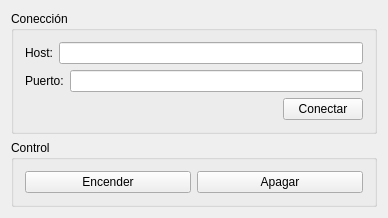
<?xml version="1.0" encoding="UTF-8"?>
<ui version="4.0">
 <class>Widget</class>
 <widget class="QWidget" name="Widget">
  <property name="geometry">
   <rect>
    <x>0</x>
    <y>0</y>
    <width>388</width>
    <height>194</height>
   </rect>
  </property>
  <property name="windowTitle">
   <string>Widget</string>
  </property>
  <layout class="QVBoxLayout" name="verticalLayout_2">
   <item>
    <widget class="QGroupBox" name="groupBox">
     <property name="title">
      <string>Conección</string>
     </property>
     <layout class="QVBoxLayout" name="verticalLayout">
      <item>
       <layout class="QFormLayout" name="formLayout">
        <item row="0" column="0">
         <widget class="QLabel" name="label">
          <property name="text">
           <string>Host:</string>
          </property>
         </widget>
        </item>
        <item row="0" column="1">
         <widget class="QLineEdit" name="hostLineEdit"/>
        </item>
       </layout>
      </item>
      <item>
       <layout class="QFormLayout" name="formLayout_2">
        <item row="0" column="0">
         <widget class="QLabel" name="label_2">
          <property name="text">
           <string>Puerto:</string>
          </property>
         </widget>
        </item>
        <item row="0" column="1">
         <widget class="QLineEdit" name="portLineEdit"/>
        </item>
       </layout>
      </item>
      <item>
       <layout class="QHBoxLayout" name="horizontalLayout">
        <item>
         <spacer name="horizontalSpacer">
          <property name="orientation">
           <enum>Qt::Horizontal</enum>
          </property>
          <property name="sizeHint" stdset="0">
           <size>
            <width>40</width>
            <height>20</height>
           </size>
          </property>
         </spacer>
        </item>
        <item>
         <widget class="QPushButton" name="connectPushButton">
          <property name="text">
           <string>Conectar</string>
          </property>
         </widget>
        </item>
       </layout>
      </item>
     </layout>
    </widget>
   </item>
   <item>
    <widget class="QGroupBox" name="groupBox_2">
     <property name="title">
      <string>Control</string>
     </property>
     <layout class="QHBoxLayout" name="horizontalLayout_2">
      <item>
       <widget class="QPushButton" name="encenderPushButton">
        <property name="text">
         <string>Encender</string>
        </property>
       </widget>
      </item>
      <item>
       <widget class="QPushButton" name="apagarPushButton">
        <property name="text">
         <string>Apagar</string>
        </property>
       </widget>
      </item>
     </layout>
    </widget>
   </item>
  </layout>
 </widget>
 <layoutdefault spacing="6" margin="11"/>
 <resources/>
 <connections/>
</ui>
